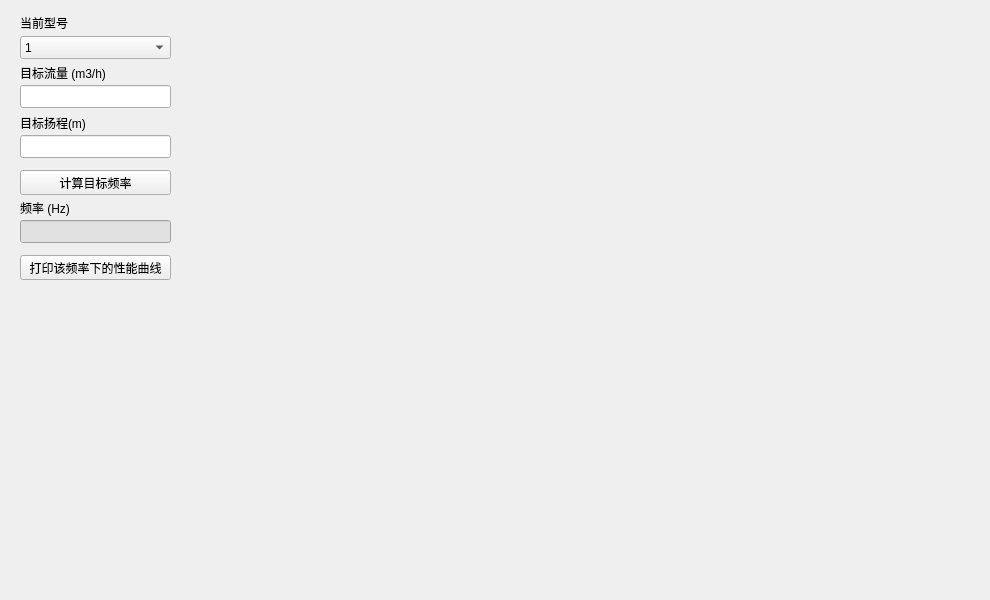
    <widget class="QWidget" name="tab_3">
     <attribute name="title">
      <string>频率计算</string>
     </attribute>
     <widget class="MyCustomPlot" name="customPlot_3" native="true">
      <property name="geometry">
       <rect>
        <x>190</x>
        <y>0</y>
        <width>791</width>
        <height>591</height>
       </rect>
      </property>
     </widget>
     <widget class="QLabel" name="label_7">
      <property name="geometry">
       <rect>
        <x>20</x>
        <y>15</y>
        <width>141</width>
        <height>16</height>
       </rect>
      </property>
      <property name="sizePolicy">
       <sizepolicy hsizetype="Preferred" vsizetype="Preferred">
        <horstretch>0</horstretch>
        <verstretch>0</verstretch>
       </sizepolicy>
      </property>
      <property name="font">
       <font/>
      </property>
      <property name="text">
       <string>当前型号</string>
      </property>
     </widget>
     <widget class="QComboBox" name="comboBox_model_number_3">
      <property name="geometry">
       <rect>
        <x>20</x>
        <y>36</y>
        <width>151</width>
        <height>23</height>
       </rect>
      </property>
      <property name="sizePolicy">
       <sizepolicy hsizetype="Preferred" vsizetype="Fixed">
        <horstretch>0</horstretch>
        <verstretch>0</verstretch>
       </sizepolicy>
      </property>
      <item>
       <property name="text">
        <string>1</string>
       </property>
      </item>
     </widget>
     <widget class="QPushButton" name="pushButton_plot_vfd_curve">
      <property name="geometry">
       <rect>
        <x>20</x>
        <y>255</y>
        <width>151</width>
        <height>25</height>
       </rect>
      </property>
      <property name="sizePolicy">
       <sizepolicy hsizetype="Preferred" vsizetype="Preferred">
        <horstretch>0</horstretch>
        <verstretch>0</verstretch>
       </sizepolicy>
      </property>
      <property name="font">
       <font>
        <bold>false</bold>
       </font>
      </property>
      <property name="text">
       <string>打印该频率下的性能曲线</string>
      </property>
     </widget>
     <widget class="QLineEdit" name="lineEdit_flow">
      <property name="geometry">
       <rect>
        <x>20</x>
        <y>85</y>
        <width>151</width>
        <height>23</height>
       </rect>
      </property>
      <property name="inputMask">
       <string/>
      </property>
      <property name="text">
       <string/>
      </property>
      <property name="maxLength">
       <number>32767</number>
      </property>
      <property name="clearButtonEnabled">
       <bool>false</bool>
      </property>
     </widget>
     <widget class="QLabel" name="label_8">
      <property name="geometry">
       <rect>
        <x>20</x>
        <y>65</y>
        <width>112</width>
        <height>16</height>
       </rect>
      </property>
      <property name="sizePolicy">
       <sizepolicy hsizetype="Preferred" vsizetype="Preferred">
        <horstretch>0</horstretch>
        <verstretch>0</verstretch>
       </sizepolicy>
      </property>
      <property name="font">
       <font/>
      </property>
      <property name="text">
       <string>目标流量 (m3/h)</string>
      </property>
     </widget>
     <widget class="QLineEdit" name="lineEdit_head">
      <property name="geometry">
       <rect>
        <x>20</x>
        <y>135</y>
        <width>151</width>
        <height>23</height>
       </rect>
      </property>
      <property name="inputMask">
       <string/>
      </property>
      <property name="text">
       <string/>
      </property>
      <property name="maxLength">
       <number>32767</number>
      </property>
      <property name="readOnly">
       <bool>false</bool>
      </property>
      <property name="clearButtonEnabled">
       <bool>false</bool>
      </property>
     </widget>
     <widget class="QLabel" name="label_9">
      <property name="geometry">
       <rect>
        <x>20</x>
        <y>115</y>
        <width>112</width>
        <height>16</height>
       </rect>
      </property>
      <property name="sizePolicy">
       <sizepolicy hsizetype="Preferred" vsizetype="Preferred">
        <horstretch>0</horstretch>
        <verstretch>0</verstretch>
       </sizepolicy>
      </property>
      <property name="font">
       <font/>
      </property>
      <property name="text">
       <string>目标扬程(m)</string>
      </property>
     </widget>
     <widget class="QLineEdit" name="lineEdit_Hz_calculated">
      <property name="enabled">
       <bool>true</bool>
      </property>
      <property name="geometry">
       <rect>
        <x>20</x>
        <y>220</y>
        <width>151</width>
        <height>23</height>
       </rect>
      </property>
      <property name="styleSheet">
       <string notr="true">background-color: rgb(225, 225, 225);
color: rgb(0, 0, 0);
border-color: rgb(173, 173, 173);</string>
      </property>
      <property name="inputMask">
       <string/>
      </property>
      <property name="text">
       <string/>
      </property>
      <property name="maxLength">
       <number>32767</number>
      </property>
      <property name="readOnly">
       <bool>true</bool>
      </property>
      <property name="clearButtonEnabled">
       <bool>false</bool>
      </property>
     </widget>
     <widget class="QLabel" name="label_10">
      <property name="geometry">
       <rect>
        <x>20</x>
        <y>200</y>
        <width>112</width>
        <height>16</height>
       </rect>
      </property>
      <property name="sizePolicy">
       <sizepolicy hsizetype="Preferred" vsizetype="Preferred">
        <horstretch>0</horstretch>
        <verstretch>0</verstretch>
       </sizepolicy>
      </property>
      <property name="font">
       <font/>
      </property>
      <property name="text">
       <string>频率 (Hz)</string>
      </property>
     </widget>
     <widget class="QPushButton" name="pushButton_Hz_calculation">
      <property name="geometry">
       <rect>
        <x>20</x>
        <y>170</y>
        <width>151</width>
        <height>25</height>
       </rect>
      </property>
      <property name="sizePolicy">
       <sizepolicy hsizetype="Preferred" vsizetype="Preferred">
        <horstretch>0</horstretch>
        <verstretch>0</verstretch>
       </sizepolicy>
      </property>
      <property name="font">
       <font>
        <bold>false</bold>
       </font>
      </property>
      <property name="text">
       <string>计算目标频率</string>
      </property>
     </widget>
    </widget>
